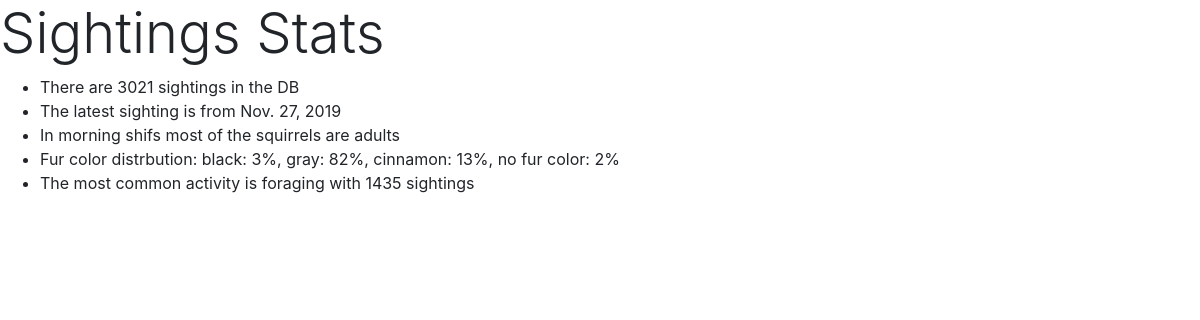
/stats/, run on an earlier commit of the app's database.
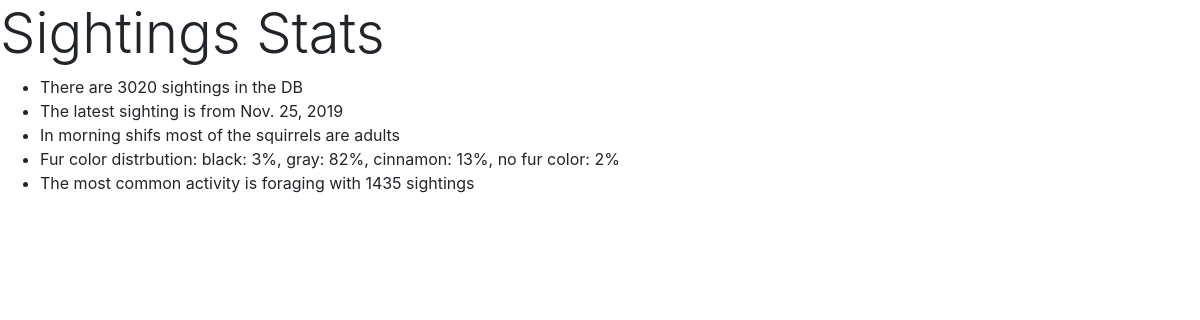
And on a later commit of the database.
### tracker/models.py (models this page shows)
class Sighting(models.Model):
    latitude = models.FloatField(
            help_text=_('Latitude of Sighting'),
    )
    longitude = models.FloatField(
	    help_text=_('Longitude of Sighting'),
    )
    squirrel_id = models.CharField(
            primary_key=True,
            max_length=32,
	    help_text=_("Unique Squirrel ID. If the ID already exist, sighting won't be add"),
    )
    AM = "AM"
    PM = "PM"
    SHIFT_CHOICES=(
            (AM,"AM"),
	    (PM,"PM"),
    )
    shift = models.CharField(
	    max_length=2,
	    choices=SHIFT_CHOICES,
	    default=AM,
	    help_text=_("Sighting session"),
    )
    date = models.DateField(
	    help_text=_("Sighting date in YYYY-MM-DD format"),
    )
    ADULT = "adult"
    JUVENILE = "juvenile"
    AGE_CHOICES =(
	    (ADULT,"Adult"),
	    (JUVENILE,"Juvenile"),
            ('',''),
    )
    age = models.CharField(
	    max_length=16,
	    choices=AGE_CHOICES,
	    default=ADULT,
	    help_text=_("Age of Squirrel"),
	    null=True,
    )
    GRAY="gray"
    BLACK="black"
    CINNAMON="cinnamon"
    FUR_CHOICES=(
            (GRAY,"Gray"),
	    (BLACK,"Black"),
	    (CINNAMON,"Cinnamon"),
	    ('',''),
    )
    fur_color = models.CharField(
            max_length=10,
	    choices=FUR_CHOICES,
	    default=GRAY,
	    help_text=_("Fur color of Squirrel"),
	    null=True,
    )
    GROUND_PLANE="ground_plane"
    ABOVE_GROUND="above_ground"
    LOC_CHOICES=(
	    (GROUND_PLANE,"Ground_Plane"),
	    (ABOVE_GROUND,"Above_Ground"),
            ('',''),
    )
    location = models.CharField(
	    max_length=20,
	    choices=LOC_CHOICES,
	    default=GROUND_PLANE,
	    help_text=_("Location of Squirrel"),
	    null=True,
    )
    specific_location = models.CharField(
	    max_length=20,
	    help_text=_("Specific location of Squirrel"),
	    null=True,
            blank=True,
    )
    running = models.BooleanField(
	    default=False,
    )
    chasing = models.BooleanField(
	    default=False,
    )
    climbing = models.BooleanField(
	    default=False,
    )
    eating = models.BooleanField(
	    default=False,
    )
    foraging = models.BooleanField(
	    default=False,
    )
    other_activities = models.CharField(
	    max_length=20,
	    help_text=_("Other activity"),
	    null=True,
            blank=True,
    )
    kuks = models.BooleanField(
	    default=False,
    )
    quaas = models.BooleanField(
	    default=False,
    )
    moans = models.BooleanField(
	    default=False,
    )
    tail_flags = models.BooleanField(
	    default=False,
    )
    tail_twitches = models.BooleanField(
	    default=False,
    )
    approaches = models.BooleanField(
	    default=False,
    )
    indifferent = models.BooleanField(
	    default=False,
    )
    runs_from = models.BooleanField(
	    default=False,
    )

### tracker/views.py (the view)
# urls.py: path('stats/',views.sighting_stats, name='sighting_stats'),
def sighting_stats(request, template_name='tracker/stats.html'):
    all_count = Sighting.objects.all().count()
    latest_date = Sighting.objects.raw('SELECT squirrel_id FROM tracker_sighting ORDER BY date DESC')[0]
    morning_shifts_adult = Sighting.objects.filter(shift='AM', age='Adult').count()
    morning_shifts_juvenile = Sighting.objects.filter(shift='AM', age='Juvenile').count()
    if morning_shifts_adult > morning_shifts_juvenile:
        age_morning_shift = 'adults'
    else:
        age_morning_shift = 'juveniles'
    black_fur = int(100*round(Sighting.objects.filter(fur_color='Black').count()/all_count,2))
    gray_fur = int(100*round(Sighting.objects.filter(fur_color='Gray').count()/all_count,2))
    cinnamon_fur = int(100*round(Sighting.objects.filter(fur_color='Cinnamon').count()/all_count,2))
    no_fur_color = int(100*round(Sighting.objects.filter(fur_color='').count()/all_count,2))
    activities = dict()
    activities['running'] = Sighting.objects.filter(running=True).count()
    activities['chasing'] = Sighting.objects.filter(chasing=True).count()
    activities['climbing'] = Sighting.objects.filter(climbing=True).count()
    activities['eating'] = Sighting.objects.filter(eating=True).count()
    activities['foraging'] = Sighting.objects.filter(foraging=True).count()
    most_common_activity = ''
    activity_count = 0
    for activity in activities:
        if activities[activity] > activity_count:
            most_common_activity = activity
            activity_count = activities[activity]
        else:
            pass
    context = {
            'all_count' : all_count,
            'latest_date' : latest_date,
            'age_morning_shift' : age_morning_shift,
            'black_fur' : black_fur,
            'gray_fur' : gray_fur,
            'cinnamon_fur' : cinnamon_fur,
            'no_fur_color' : no_fur_color,
            'most_common_activity' : most_common_activity,
            'activity_count' : activity_count,
    }
    return render(request, template_name, context)

### tracker/templates/tracker/stats.html (shortened to what this page needs)
<!doctype html>
<html lang="en">
  <head>
    <link rel="stylesheet" href="https://maxcdn.bootstrapcdn.com/bootstrap/4.0.0/css/bootstrap.min.css">
  </head>
  <body>
     <h1 class="display-4"> Sightings Stats </h1>
     <ul>
       <li> There are {{ all_count }} sightings in the DB </li>
       <li> The latest sighting is from {{ latest_date.date }} </li>
       <li> In morning shifs most of the squirrels are {{ age_morning_shift }} </li>
       <li> Fur color distrbution: black: {{ black_fur }}%, gray: {{ gray_fur }}%, cinnamon: {{cinnamon_fur }}%, no fur color: {{ no_fur_color }}% </li>
     <li> The most common activity is {{ most_common_activity }} with {{ activity_count }} sightings </li>
     </ul>
  </body>
</html>

What changed in the data, as far as the page shows it:
removed Sighting: date "Nov. 27, 2019"
now on this page (row edited): Sighting: date "Nov. 25, 2019"
Also different on the page:
{{ all_count }}: "3021" → "3020"
